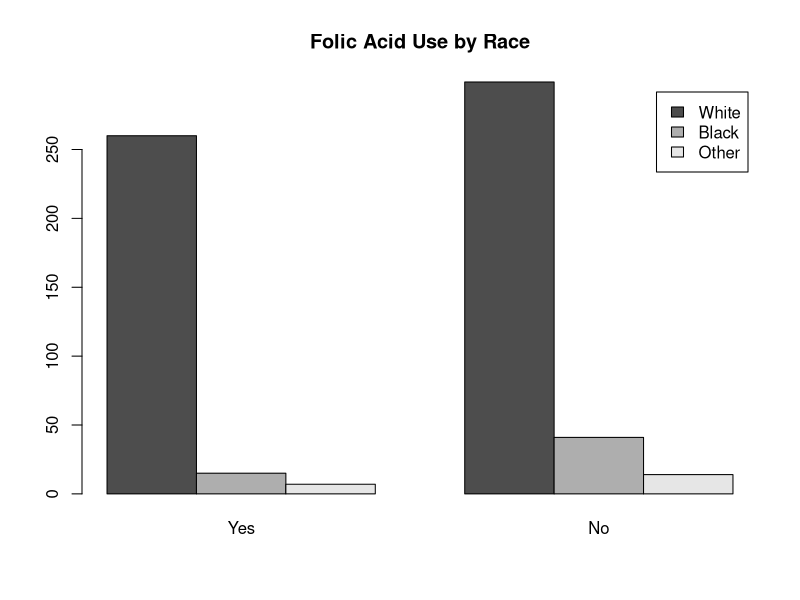

Write R code to recreate this figure.
#Tests of Independence
#Daniel and Cross pp 619ff
#https://statsandr.com/blog/chi-square-test-of-independence-in-r/

#The chi-square test of independence can be used to test the NULL hypothesis
#that two criteria of classification, applied to the same set of entities, are
#independent. - that is, the distribution of one criterion is the same no matter
#what the distribution of the other criterion.

#The NULL hypothesis is always that the two criteria of 
#classification are independent - there is NO relationship between the two 
#categorical variables; knowing the value of one variable does not help predict
#the value of the other variable.
#If the NULL is rejected, we conclude that the two criteria are NOT independent - 
#there IS a relationship between the two categorical variables, knowing the value
#of one variable helps predict the value of the other variable.

#Example: if socioeconomic status and area of residence of inhabitants in a city
#         are independent, we expect to find the same proportion of families in the
#         low, medium, and high socioeconomic groups in all areas of the city

#Typically involves a contingency table with counts/frequencies

#Given the observed counts from a sample, compute what the expected counts would
#be if the NULL hypothesis is true and the two criteria are independent.
#If the two are independent, the probability of their joint occurrence is equal
#to the product of their individual probabilities.

#Example from Daniel and Cross, pg 621ff
#### MAKING A table out of frequency counts:

race.folic.acid <- matrix(c(260, 299, 15, 41, 7, 14), ncol=2, byrow=TRUE)
colnames(race.folic.acid) <- c("Yes", "No")
rownames(race.folic.acid) <- c("White", "Black", "Other")

race.folic.acid <- as.table(race.folic.acid)

race.folic.acid

barplot(race.folic.acid, legend=T, beside=T, main= "Folic Acid Use by Race")

test <- chisq.test(race.folic.acid)
test
